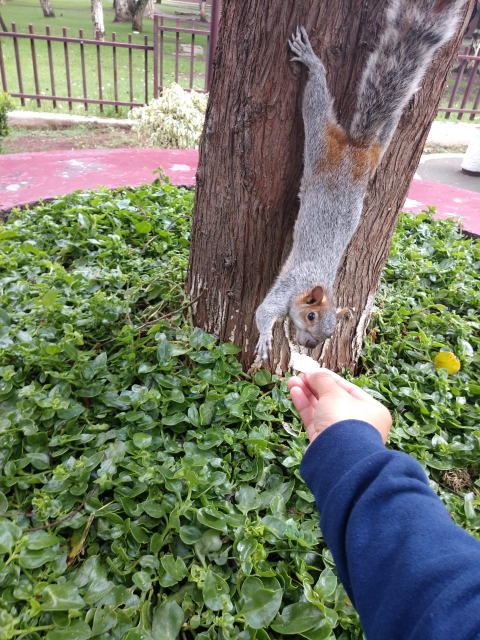
%> input picture 2do Parcial/ardilla.jpg, 960 x 1280 px (shown at 1/2 size)
$ octave read_matrix_rgb.m   (GNU Octave 9; MATLAB toolbox functions it lacks are replaced by stand-ins)
%> lines starting %> are read from the running program, lines starting %| are printed output that depends on the picture
% Reading imageclc; clear all; clc;
% Reading picture
color_ = imread('ardilla.jpg');
%> color_ is the input picture: size 1280x960x3 uint8; mean R, G, B 114.8, 121.1, 101.2
color = imresize(color_,[240, 320]);
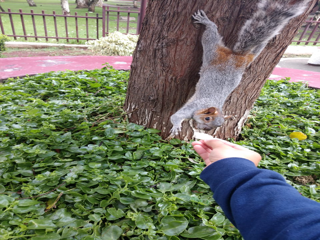
%> color: size 240x320x3 uint8; mean R, G, B 114.8, 121.1, 101.2
[x,y,z] = size(color);
%> x = 240; y = 320; z = 3
% Matriz de patrones
patron_matriz = zeros(z, x * y);
for m = 1:z
    patron_matriz(m,:) = reshape(color(:,:,m), [1, x * y]);
end

plot3(patron_matriz(1,:)', patron_matriz(2,:)', patron_matriz(3,:)', '.');
grid on;
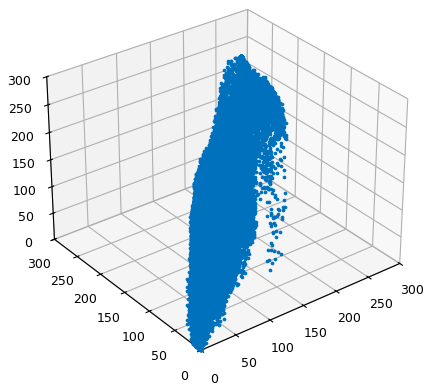
%> figure redrawn from the program's plot data
